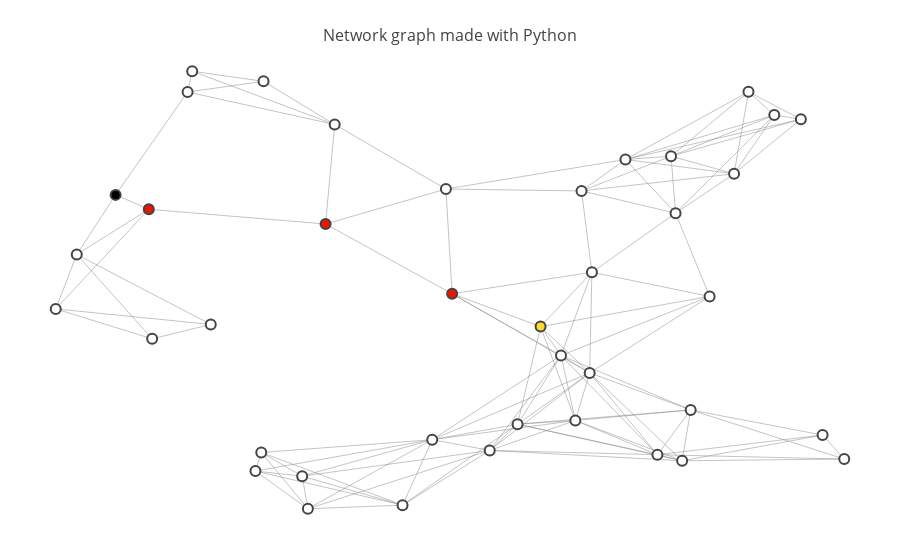

Here is the notebook cell this chart was saved with:
### Markdown cell above
# 3. Visualizations

The map above shows a network of roads which spans 40 different intersections (labeled 0 through 39). 

The `show_map()` function which generated this map also takes a few optional parameters which might be useful for visualizaing the output of the search algorithm you will write.

* `start` - The "start" node for the search algorithm.
* `goal`  - The "goal" node.
* `path`  - An array of integers which corresponds to a valid sequence of intersection visits on the map.

### Code cell
# run this code, note the effect of including the optional parameters in the function call.
show_map(map_40, start=5, goal=34, path=[5, 16,37,12, 34])

### Figure 1 — Plotly figure (JSON) as saved in the notebook; plotly's stock layout.template omitted (floating-point values rounded to 4 significant figures; data arrays with more than 128 entries replaced by an {"elided": "..."} marker saying what was removed)
{"data": [{"hoverinfo": "none", "line": {"color": "#888", "width": 0.5}, "mode": "lines", "type": "scatter", "x": {"elided": "369 float values"}, "y": {"elided": "369 float values"}}, {"hoverinfo": "text", "marker": {"color": [0, 0, 0, 0, 0, 3, 0, 0, 0, 0, 0, 0, 2, 0, 0, 0, 2, 0, 0, 0, 0, 0, 0, 0, 0, 0, 0, 0, 0, 0, 0, 0, 0, 0, 1, 0, 0, 2, 0, 0], "colorbar": {"thickness": 15, "title": "Node Connections", "titleside": "right", "xanchor": "left"}, "colorscale": "Hot", "line": {"width": 2}, "reversescale": true, "showscale": false, "size": 10}, "mode": "markers", "text": ["Intersection 0", "Intersection 1", "Intersection 2", "Intersection 3", "Intersection 4", "Intersection 5", "Intersection 6", "Intersection 7", "Intersection 8", "Intersection 9", "Intersection 10", "Intersection 11", "Intersection 12", "Intersection 13", "Intersection 14", "Intersection 15", "Intersection 16", "Intersection 17", "Intersection 18", "Intersection 19", "Intersection 20", "Intersection 21", "Intersection 22", "Intersection 23", "Intersection 24", "Intersection 25", "Intersection 26", "Intersection 27", "Intersection 28", "Intersection 29", "Intersection 30", "Intersection 31", "Intersection 32", "Intersection 33", "Intersection 34", "Intersection 35", "Intersection 36", "Intersection 37", "Intersection 38", "Intersection 39"], "type": "scatter", "x": [0.7802, 0.525, 0.8085, 0.2599, 0.7354, 0.09089, 0.314, 0.6825, 0.2013, 0.8552, 0.7582, 0.2531, 0.4814, 0.9112, 0.04581, 0.4583, 0.1294, 0.6077, 0.7196, 0.886, 0.4238, 0.8252, 0.4742, 0.2625, 0.9364, 0.6243, 0.5573, 0.7483, 0.6436, 0.3451, 0.02142, 0.641, 0.1744, 0.1333, 0.584, 0.3074, 0.7406, 0.3345, 0.1797, 0.6315], "y": [0.4947, 0.1495, 0.7696, 0.1449, 0.809, 0.7223, 0.01876, 0.8016, 0.432, 0.9011, 0.2403, 0.1032, 0.5006, 0.1839, 0.5887, 0.1736, 0.69, 0.3623, 0.1399, 0.8919, 0.02677, 0.9533, 0.7353, 0.9768, 0.1302, 0.2167, 0.2084, 0.1263, 0.5489, 0.88, 0.4666, 0.3233, 0.9529, 0.3997, 0.427, 0.09187, 0.6813, 0.6569, 0.9994, 0.7312]}], "layout": {"hovermode": "closest", "margin": {"b": 20, "l": 5, "r": 5, "t": 40}, "showlegend": false, "title": "<br>Network graph made with Python", "titlefont": {"size": 16}, "xaxis": {"showgrid": false, "showticklabels": false, "zeroline": false}, "yaxis": {"showgrid": false, "showticklabels": false, "zeroline": false}}}
